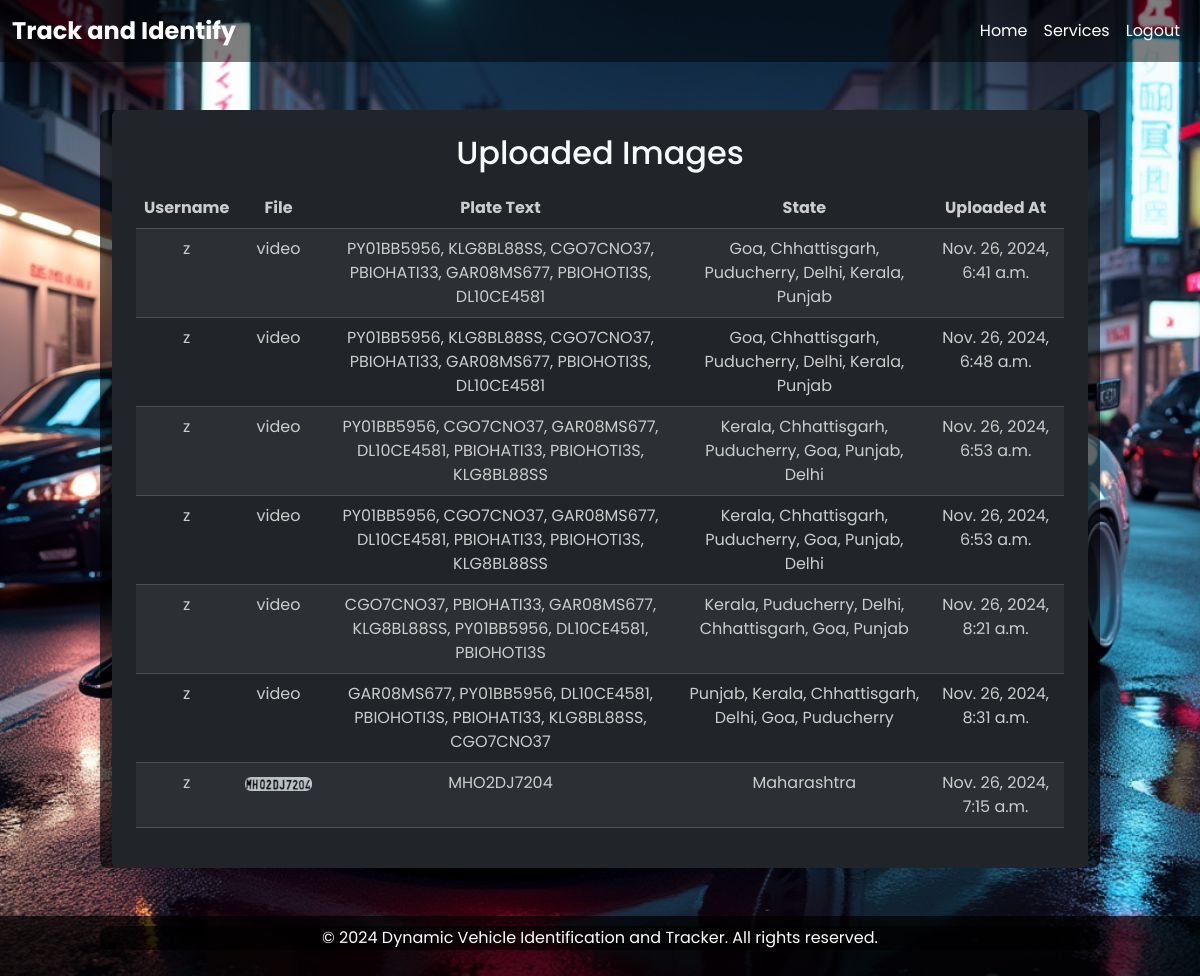
The page /dashboard/ (signed in) on the database its author committed.
### detection/models.py (models this page shows, shortened)
class UploadHistory(models.Model):
    user = models.ForeignKey(User, on_delete=models.CASCADE)
    file_name = models.CharField(max_length=255)
    file_type = models.CharField(max_length=50)
    upload_date = models.DateTimeField(auto_now_add=True)
    detected_plate_numbers = models.TextField()  # Add this if not present
    detected_states = models.TextField()        # For state info (optional)

class UploadedImage(models.Model):
    user = models.ForeignKey(User, on_delete=models.CASCADE)
    image = models.ImageField(upload_to='uploaded_images/')
    plate_text = models.CharField(max_length=255, blank=True, null=True)
    state = models.CharField(max_length=100, blank=True, null=True)
    uploaded_at = models.DateTimeField(auto_now_add=True)

### detection/views.py (the view, shortened to what this page needs)
# urls.py: path('dashboard/', views.dashboard, name='dashboard'),
@login_required(login_url='login')
def dashboard(request):
    user_profile, created = UserProfile.objects.get_or_create(user=request.user)
    uploaded_images = UploadedImage.objects.filter(user=request.user)
    Upload_History = UploadHistory.objects.filter(user=request.user)
    errors = {}
    return render(request, 'detection/dashboard.html', {
        'user_profile': user_profile,
        'uploaded_images': uploaded_images,
        'Upload_History':Upload_History,
        'errors': errors
    })

### detection/templates/detection/dashboard.html (shortened to what this page needs)
{% extends 'base.html' %}
{% load static %}
{% block content %}
<div class="container my-5">
    <div class="uploaded-images bg-dark p-4 rounded">
        <h2 class="text-center text-light">Uploaded Images</h2>
        <table class="table table-dark table-striped table-hover mt-3">
            <thead>
                <tr>
                    <th scope="col">Username</th>
                    <th scope="col">File</th>
                    <th scope="col">Plate Text</th>
                    <th scope="col">State</th>
                    <th scope="col">Uploaded At</th>
                </tr>
            </thead>
            <tbody>
                {% for video in Upload_History %}
                    <tr>
                        <td>{{ video.user.username }}</td>
                        <td>video</td>
                        <td>{{ video.detected_plate_numbers }}</td>
                        <td>{{ video.detected_states }}</td>
                        <td>{{ video.upload_date }}</td>
                    </tr>
                {% endfor %}
                {% for image in uploaded_images %}
                    <tr>
                        <td>{{ image.user.username }}</td>
                        <td><img src="{{ image.image.url }}" alt="Image" class="img-fluid rounded" style="width: 100px;"></td>
                        <td>{{ image.plate_text }}</td>
                        <td>{{ image.state }}</td>
                        <td>{{ image.uploaded_at }}</td>
                    </tr>
                {% endfor %}
            </tbody>
        </table>
    </div>
</div>
{% endblock %}

### detection/templates/base.html (shortened to what this page needs)
{% load static %}
<!DOCTYPE html>
<html lang="en">
<head>
    {% load bootstrap5 %}
    {% bootstrap_css %}
</head>
<body>
  <nav class="navbar navbar-expand-lg">
    <div class="container-fluid">
      <a class="navbar-brand" href="#" style="text-decoration: none;">
        <p>Track and Identify</p>
      </a>
      <div class="collapse navbar-collapse" id="navbarNav">
        <ul class="navbar-nav ms-auto">
          <li class="nav-item">
            <a class="nav-link" href="{% url 'home' %}">Home</a>
          </li>
          <li class="nav-item">
            <a class="nav-link" href="{% url 'services' %}">Services</a>
          </li>
          {% if not request.user.is_anonymous %}
          <li class="nav-item">
            <a href="{% url 'logout' %}" class="nav-link">Logout</a>
          </li>
          {% else %}
          <li class="nav-item">
            <a href="{% url 'login' %}" class="btn btn-login">Login</a>
          </li>
          {% endif %}
        </ul>
      </div>
    </div>
  </nav>
  <main class="main-content">
      {% block content %}{% endblock %}
  </main>
  <footer>
    <div class="container">
      <p>&copy; 2024 Dynamic Vehicle Identification and Tracker. All rights reserved.</p>
    </div>
  </footer>
</body>
</html>

### rows shown on the page
UploadHistory: user.username "z", detected_plate_numbers "PY01BB5956, KLG8BL88SS, CGO7CNO37, PBIOHATI33, GAR08MS677, PBIOHOTI3S, DL10CE4581", detected_states "Goa, Chhattisgarh, Puducherry, Delhi, Kerala, Punjab", upload_date "Nov. 26, 2024, 6:41 a.m."
UploadHistory: user.username "z", detected_plate_numbers "PY01BB5956, KLG8BL88SS, CGO7CNO37, PBIOHATI33, GAR08MS677, PBIOHOTI3S, DL10CE4581", detected_states "Goa, Chhattisgarh, Puducherry, Delhi, Kerala, Punjab", upload_date "Nov. 26, 2024, 6:48 a.m."
UploadHistory: user.username "z", detected_plate_numbers "PY01BB5956, CGO7CNO37, GAR08MS677, DL10CE4581, PBIOHATI33, PBIOHOTI3S, KLG8BL88SS", detected_states "Kerala, Chhattisgarh, Puducherry, Goa, Punjab, Delhi", upload_date "Nov. 26, 2024, 6:53 a.m."
UploadHistory: user.username "z", detected_plate_numbers "PY01BB5956, CGO7CNO37, GAR08MS677, DL10CE4581, PBIOHATI33, PBIOHOTI3S, KLG8BL88SS", detected_states "Kerala, Chhattisgarh, Puducherry, Goa, Punjab, Delhi", upload_date "Nov. 26, 2024, 6:53 a.m."
UploadHistory: user.username "z", detected_plate_numbers "CGO7CNO37, PBIOHATI33, GAR08MS677, KLG8BL88SS, PY01BB5956, DL10CE4581, PBIOHOTI3S", detected_states "Kerala, Puducherry, Delhi, Chhattisgarh, Goa, Punjab", upload_date "Nov. 26, 2024, 8:21 a.m."
UploadHistory: user.username "z", detected_plate_numbers "GAR08MS677, PY01BB5956, DL10CE4581, PBIOHOTI3S, PBIOHATI33, KLG8BL88SS, CGO7CNO37", detected_states "Punjab, Kerala, Chhattisgarh, Delhi, Goa, Puducherry", upload_date "Nov. 26, 2024, 8:31 a.m."
UploadedImage: user.username "z", image (picture), plate_text "MHO2DJ7204", state "Maharashtra", uploaded_at "Nov. 26, 2024, 7:15 a.m."
